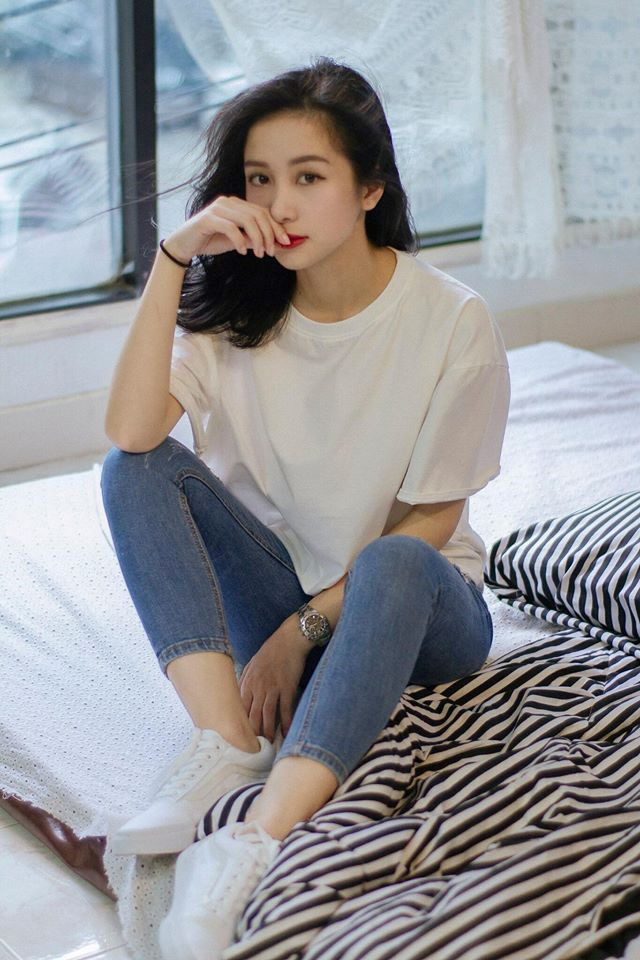
#> input picture simple_image/demo1.jpg, 640 x 960 px
$ python gradient.py
#> lines starting #> are read from the running program, lines starting #| are printed output that depends on the picture
import matplotlib.pylab as plt
from skimage.io import imread
from skimage.color import rgb2gray
from skimage import filters

im = rgb2gray(imread('demo1.jpg')) # RGB image to gray scale
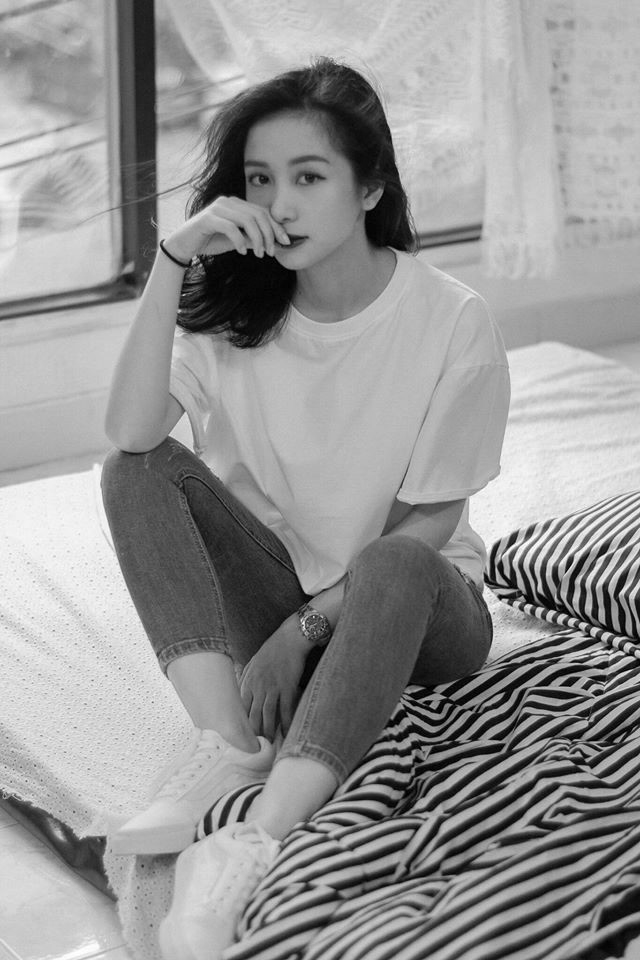
#> im: shape (960, 640) float64; min 0, max 1, mean 0.585
plt.gray()
plt.figure(figsize=(40,20))
plt.subplot(221)
plt.imshow(im)
plt.title('original', size=20)
plt.subplot(222)
edges_x = filters.sobel_h(im)
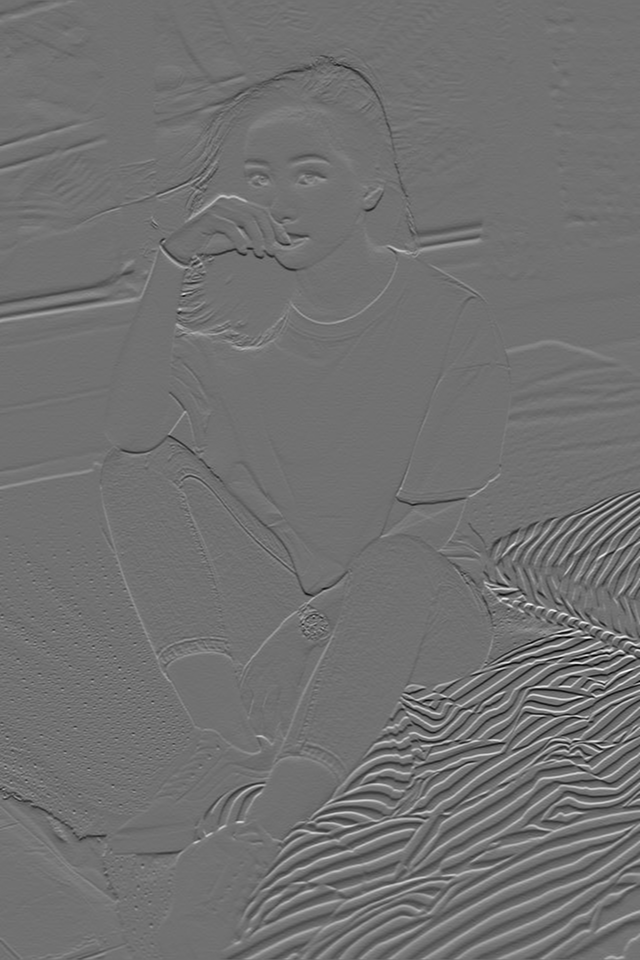
#> edges_x: shape (960, 640) float64; min -0.664, max 0.83, mean -0.000275; drawn with min black and max white
plt.imshow(edges_x)
plt.title('sobel_x', size=20)
plt.subplot(223)
edges_y = filters.sobel_v(im)
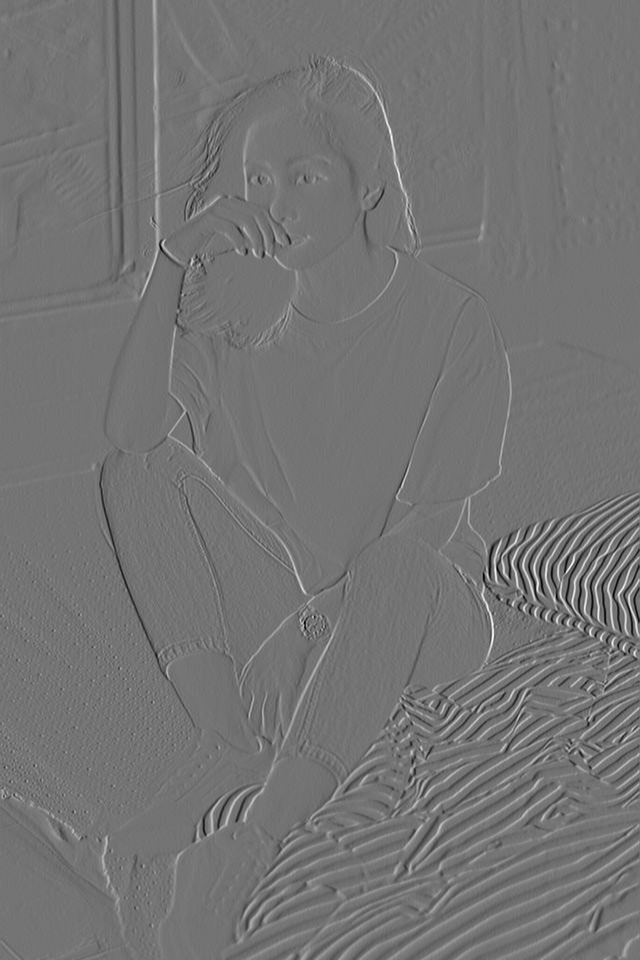
#> edges_y: shape (960, 640) float64; min -0.648, max 0.773, mean -0.000589; drawn with min black and max white
plt.imshow(edges_y)
plt.title('sobel_y', size=20)
plt.subplot(224)
edges = filters.sobel(im)
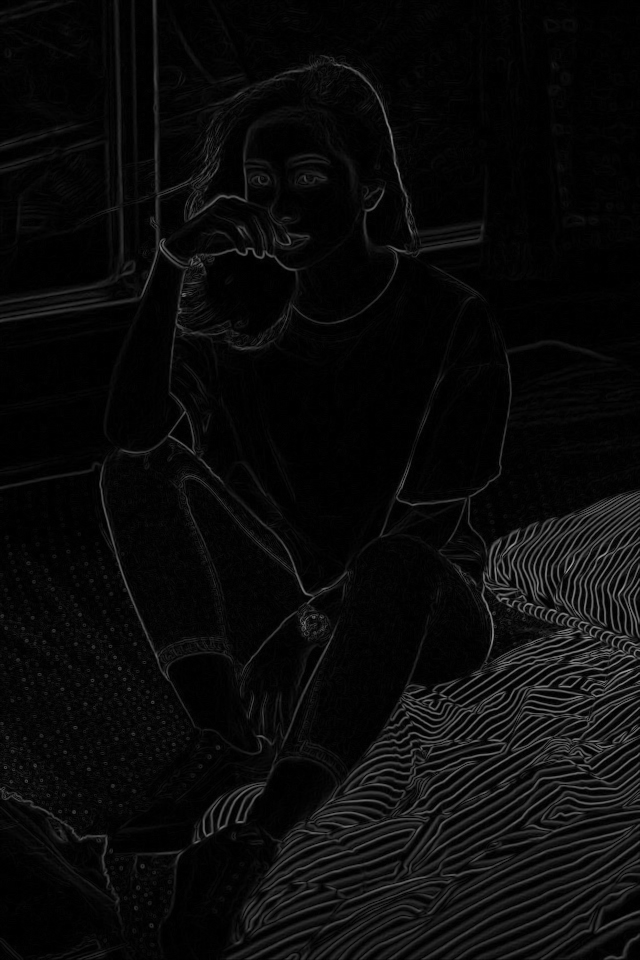
#> edges: shape (960, 640) float64; min 0, max 0.636, mean 0.0415
plt.hist(edges)
plt.title('histogram_sobel', size=20)
plt.show()
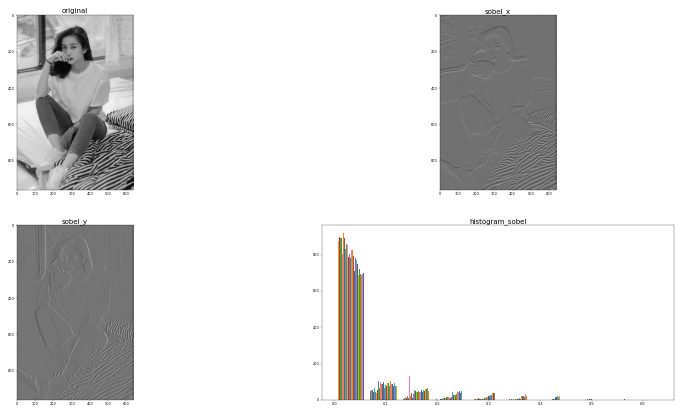
#> figure drawn by matplotlib, 4 panels; panel 4: tallest bar 893 high, from x = 0.00636 to 0.00644; panel 4: tallest bar 882 high, from x = 0.00644 to 0.00652; panel 4: tallest bar 885 high, from x = 0.00652 to 0.00659
